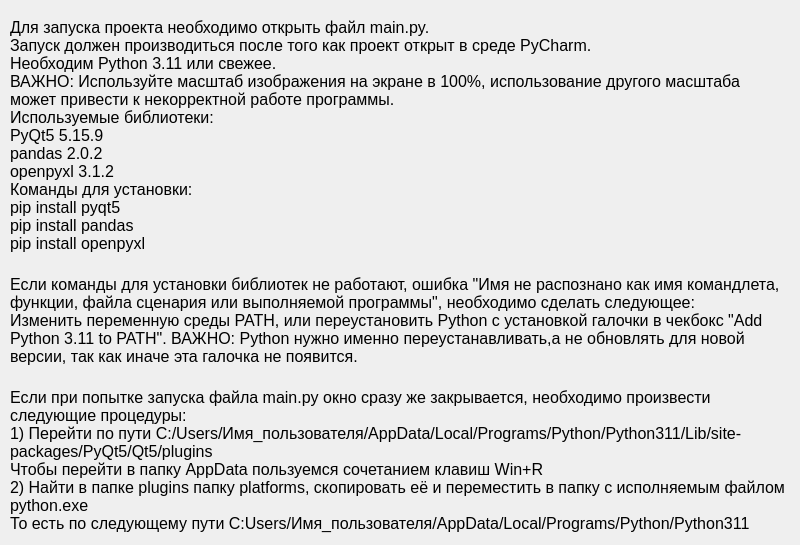
<?xml version="1.0" encoding="UTF-8"?>
<ui version="4.0">
 <class>HelpWindow</class>
 <widget class="QMainWindow" name="HelpWindow">
  <property name="geometry">
   <rect>
    <x>0</x>
    <y>0</y>
    <width>800</width>
    <height>545</height>
   </rect>
  </property>
  <property name="minimumSize">
   <size>
    <width>800</width>
    <height>545</height>
   </size>
  </property>
  <property name="maximumSize">
   <size>
    <width>800</width>
    <height>545</height>
   </size>
  </property>
  <property name="windowTitle">
   <string>Помощь</string>
  </property>
  <widget class="QWidget" name="centralwidget">
   <widget class="QLabel" name="label">
    <property name="geometry">
     <rect>
      <x>10</x>
      <y>10</y>
      <width>781</width>
      <height>251</height>
     </rect>
    </property>
    <property name="font">
     <font>
      <pointsize>12</pointsize>
     </font>
    </property>
    <property name="text">
     <string>Для запуска проекта необходимо открыть файл main.py. 
Запуск должен производиться после того как проект открыт в среде PyCharm. 
Необходим Python 3.11 или свежее.
ВАЖНО: Используйте масштаб изображения на экране в 100%, использование другого масштаба может привести к некорректной работе программы.
Используемые библиотеки: 
PyQt5 5.15.9
pandas 2.0.2
openpyxl 3.1.2 
Команды для установки:
pip install pyqt5
pip install pandas
pip install openpyxl</string>
    </property>
    <property name="wordWrap">
     <bool>true</bool>
    </property>
   </widget>
   <widget class="QLabel" name="label_2">
    <property name="geometry">
     <rect>
      <x>10</x>
      <y>270</y>
      <width>781</width>
      <height>101</height>
     </rect>
    </property>
    <property name="font">
     <font>
      <pointsize>12</pointsize>
     </font>
    </property>
    <property name="text">
     <string>Если команды для установки библиотек не работают, ошибка &quot;Имя не распознано как имя командлета, функции, файла сценария или выполняемой программы&quot;, необходимо сделать следующее:
Изменить переменную среды PATH, или переустановить Python с установкой галочки в чекбокс &quot;Add Python 3.11 to PATH&quot;. ВАЖНО: Python нужно именно переустанавливать,а не обновлять для новой версии, так как иначе эта галочка не появится.</string>
    </property>
    <property name="wordWrap">
     <bool>true</bool>
    </property>
   </widget>
   <widget class="QLabel" name="label_3">
    <property name="geometry">
     <rect>
      <x>10</x>
      <y>380</y>
      <width>781</width>
      <height>161</height>
     </rect>
    </property>
    <property name="font">
     <font>
      <pointsize>12</pointsize>
     </font>
    </property>
    <property name="text">
     <string>Если при попытке запуска файла main.py окно сразу же закрывается, необходимо произвести следующие процедуры:
1) Перейти по пути C:/Users/Имя_пользователя/AppData/Local/Programs/Python/Python311/Lib/site-packages/PyQt5/Qt5/plugins
Чтобы перейти в папку AppData пользуемся сочетанием клавиш Win+R
2) Найти в папке plugins папку platforms, скопировать её и переместить в папку с исполняемым файлом python.exe 
То есть по следующему пути C:Users/Имя_пользователя/AppData/Local/Programs/Python/Python311</string>
    </property>
    <property name="wordWrap">
     <bool>true</bool>
    </property>
   </widget>
  </widget>
 </widget>
 <resources/>
 <connections/>
</ui>
